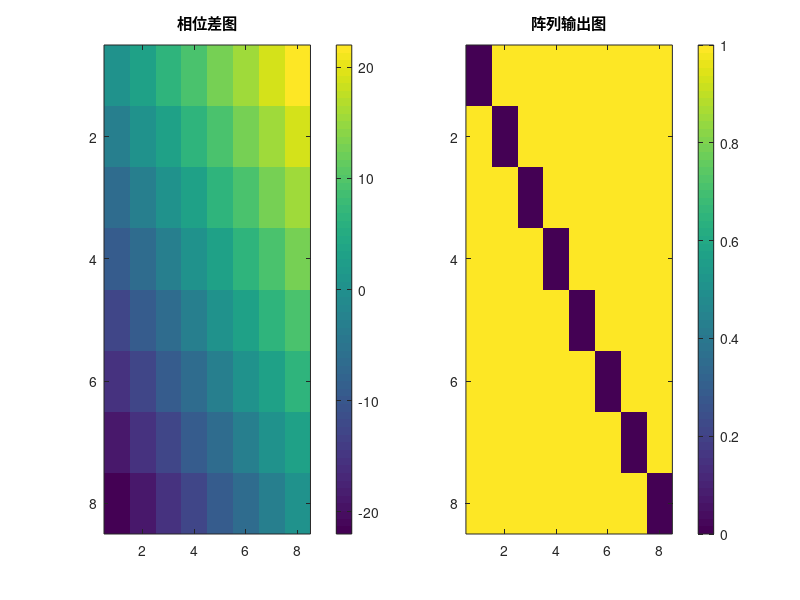

The MATLAB script that drew this image:
% 8元天线阵列的相位差测向
clc;
clear all;
close all;

% 声明阵列中天线的数量和波长
N = 8;
lambda = 1;

% 声明信号频率和波数
f = 10e9; % 10 GHz
k = 2*pi/lambda;

% 声明相位差和阵列输出
delta_phi = zeros(N-1, N-1);
output = zeros(N-1, N-1);

% 计算相位差
for m = 1:N-1
    for n = m+1:N
        delta_phi(m,n) = k * (n-m) * lambda/2;
        delta_phi(n,m) = -delta_phi(m,n);
    end
end

% 计算阵列输出
for i = 1:N-1
    for j = i+1:N
        output(i,j) = exp(1j*delta_phi(i,j));
        output(j,i) = conj(output(i,j));
    end
end

% 绘制相位差图和阵列输出图
figure;
subplot(1,2,1);
imagesc(delta_phi);
title('相位差图');
colorbar;
subplot(1,2,2);
imagesc(abs(output));
title('阵列输出图');
colorbar;
